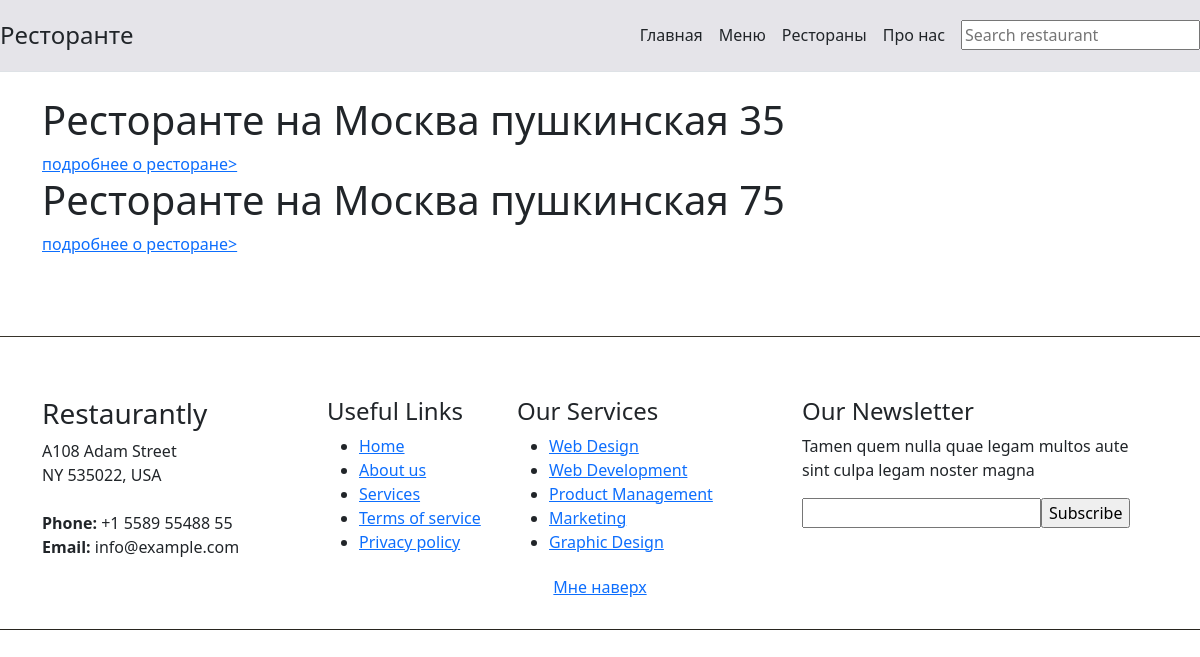
The app's page /restaurant_list, older data.
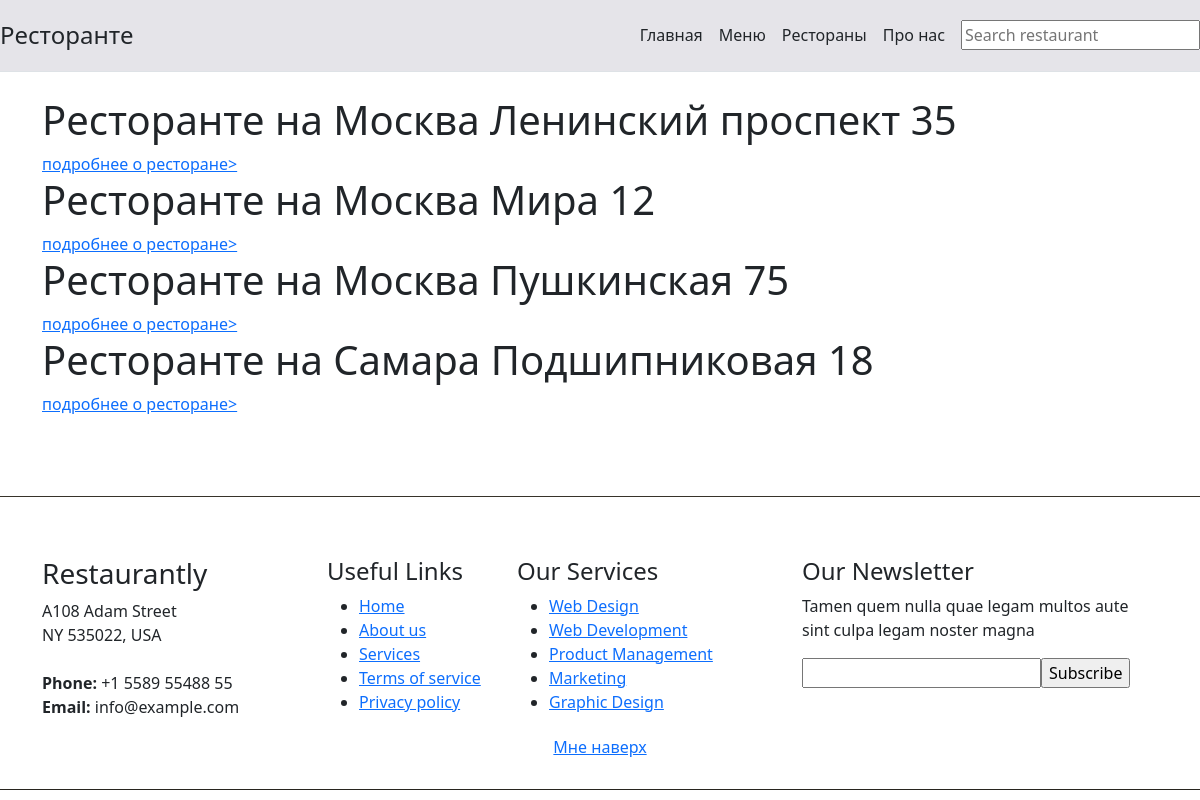
The same page, newer data.
### app/models.py (models this page shows, shortened)
class Restaurant(models.Model):
    restaurant_chain = models.ForeignKey(RestaurantChain, verbose_name="Название сети ресторанов",
                                         on_delete=models.CASCADE)
    address = models.CharField(max_length=50, verbose_name="Адрес")
    phone_number = models.OneToOneField('PhoneNumber', verbose_name="Номер телефона", on_delete=models.SET_NULL,
                                        null=True)
    class Meta:
        verbose_name = u"Ресторан"
        verbose_name_plural = u"Список ресторанов"

class RestaurantChain(models.Model):
    title = models.CharField(max_length=50, verbose_name="Название")
    menu = models.OneToOneField('Menu', verbose_name="Меню", on_delete=models.SET_NULL, null=True)
    customer_satisfaction_score = models.FloatField(validators=[MinValueValidator(0.0), MaxValueValidator(5.0)],
                                                    verbose_name="Оценка клиентов")
    class Meta:
        verbose_name = u"Сеть ресторанов"
        verbose_name_plural = u"Сети ресторанов"

### app/views.py (the view)
# urls.py: path('restaurant_list', views.restaurant_list, name='restaurant_list'),
def restaurant_list(request):
    q = request.GET.get('q') if request.GET.get('q') is not None else ''
    restaurant_list = Restaurant.objects.filter(address__icontains=q).order_by('address')
    object_type_for_search = 'restaurant'
    context = {'title': 'Список ресторанов', 'restaurant_list': restaurant_list,
               'object_type_for_search': object_type_for_search}
    return render(request, 'app/restaurant_list.html', context)

### templates/app/restaurant_list.html (shortened to what this page needs)
{% extends "app/base.html" %}
{% block search_bar %}
    <form method="get" action={% url 'restaurant_list' %}>
        <input type="text" name="q" placeholder="Search {{ object_type_for_search }}"/>
    </form>
{% endblock %}
{% block content %}
    {% for restaurant in restaurant_list %}
        <div>
            <h1>{{ restaurant.restaurant_chain.title }} на {{ restaurant.address }}</h1>
            <a href="{% url 'restaurant' %}?id={{ restaurant.pk }}">подробнее о ресторане></a>
        </div>
    {% endfor %}
{% endblock %}

Row changes from the older to the newer data that the page shows:
changed Restaurant: address "Москва пушкинская 35" → "Москва Ленинский проспект 35"
added Restaurant: restaurant_chain "Ресторанте", address "Москва Мира 12"
changed Restaurant: address "Москва пушкинская 75" → "Москва Пушкинская 75"
added Restaurant: restaurant_chain "Ресторанте", address "Самара Подшипниковая 18"
